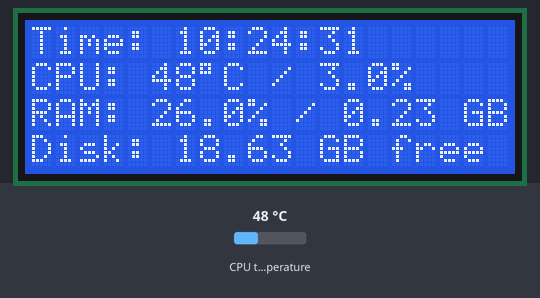
A program run on a simulated Raspberry Pi (BCM pin numbers). On the bench: 20×4 character LCD. Inputs (shaded band) come from the test bench; at power-on: CPU temperature 48 °C. The clock reads 2024-03-15 10:24:30 at power-on unless the program sets it; system figures (address, load, memory, disk, uptime) are fixed made-up values; what the program prints to the terminal is not drawn.

Above: at 1.4 s.
1.5 s: CPU temperature set to 31 °C
At 3.5 s:
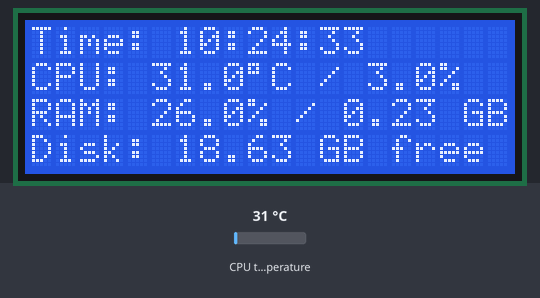
3.7 s: CPU temperature set to 44 °C
At 6.5 s:
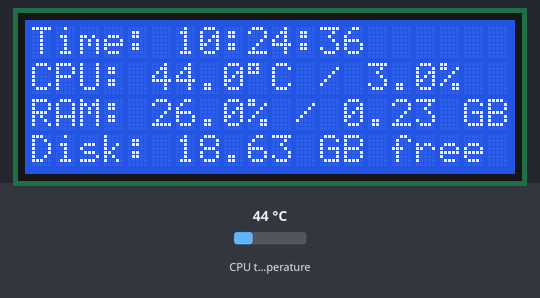
6.6 s: CPU temperature set to 58 °C
At 9.3 s:
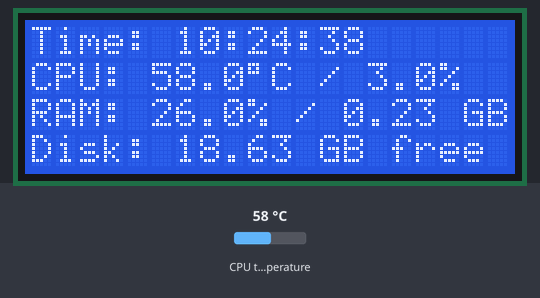
Timing chart, 0 to 10.8 s (numbered marks = the images above; inputs shaded):
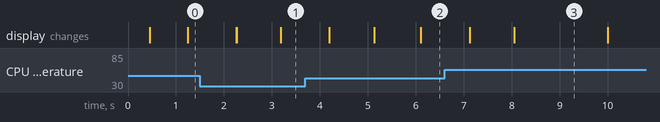

The program:

statsLCD.py
```python
import drivers
import time
from datetime import datetime
import psutil
from gpiozero import CPUTemperature

display = drivers.Lcd()

counter = 0

try:
    print("Writing...")
    while True:
        cpu = CPUTemperature()
        cputemp = str(round(cpu.temperature, 1))

        cpupercent = str(psutil.cpu_percent())
        # Calculate memory information
        memory = psutil.virtual_memory()
        # Convert Bytes to MB (Bytes -> KB -> MB)
        available = round(memory.available/1024.0/1024.0/1024.0,2)
        total = round(memory.total/1024.0/1024.0/1024.0,2)
        used = round(total - available, 2)
        mem_info = str(memory.percent) + "% / " + str(used) + " GB"

        # Calculate disk information
        disk = psutil.disk_usage('/')
        # Convert Bytes to GB (Bytes -> KB -> MB -> GB)
        free = round(disk.free/1024.0/1024.0/1024.0,2)
        total = round(disk.total/1024.0/1024.0/1024.0,2)
        disk_info = str(free) + " GB free"

        display.lcd_display_string("Time: " + time.strftime("%H:%M:%S"), 1)
        display.lcd_display_extended_string("CPU: " + cputemp + "{0xDF}" + "C / " + cpupercent + "%  ", 2)
        display.lcd_display_string("RAM: " + mem_info, 3)
        display.lcd_display_string("Disk: " + disk_info, 4)
        time.sleep(0.75)
        counter += 1
        if counter > 60:
            display.lcd_clear()
            counter = 0

except KeyboardInterrupt:
    print("Cleaning up!")
    display.lcd_clear()
    display.lcd_display_string("Stopped at " + time.strftime("%H:%M:%S"), 1)
```
